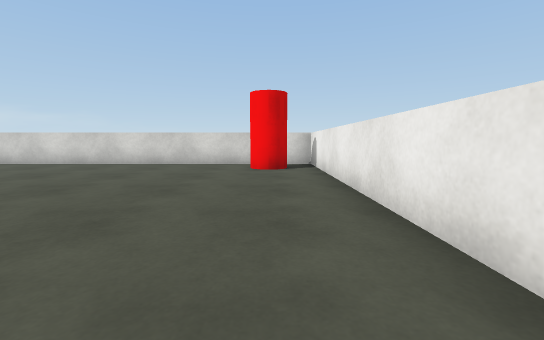
View 1 (above)

16 first-person views from a walk through a 3-D level made in the Unity game engine. The camera is 0.72 m above the floor, tilts 6° down and sees 90° across. The floor is counted in squares, 1 m on a side. Each view is taken from the middle of a square. On the plan, view 1 faces up. The plan holds only what a view shows up to about 9 squares ahead; the rest is blank. The player is left out. Surface patterns are stand-ins for the level's own textures.

View 2
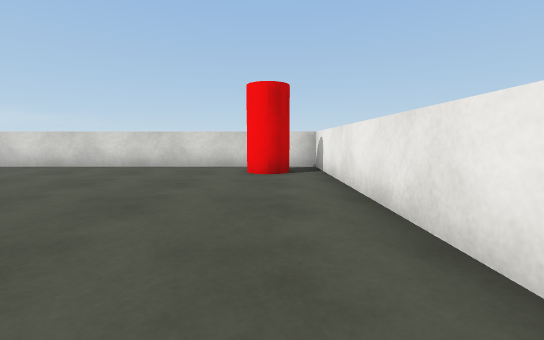

View 3
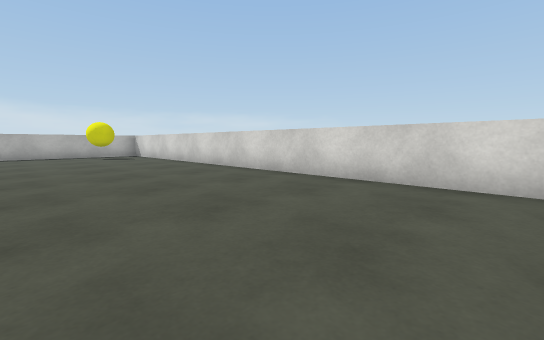

View 4
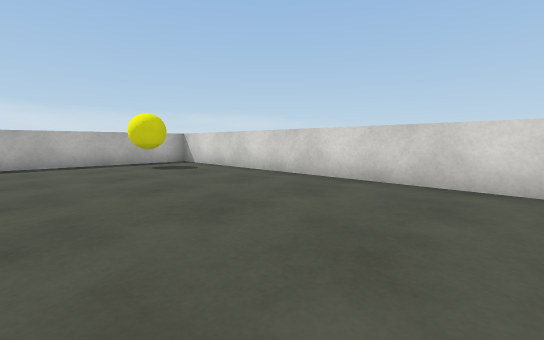

View 5
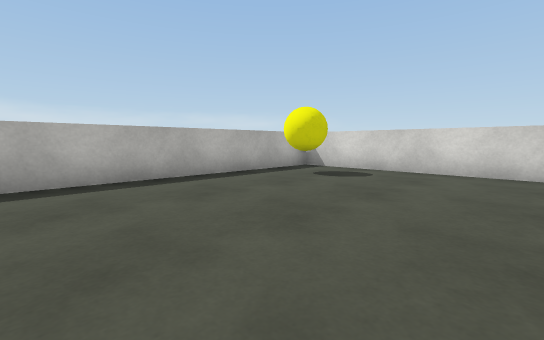

View 6
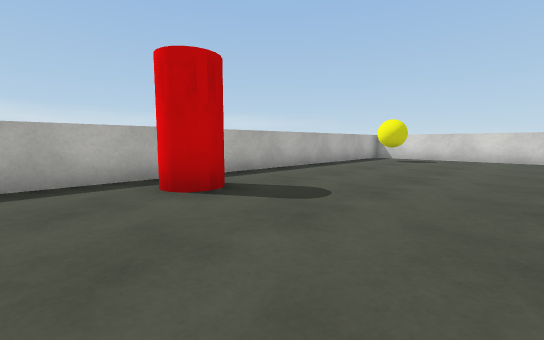

View 7
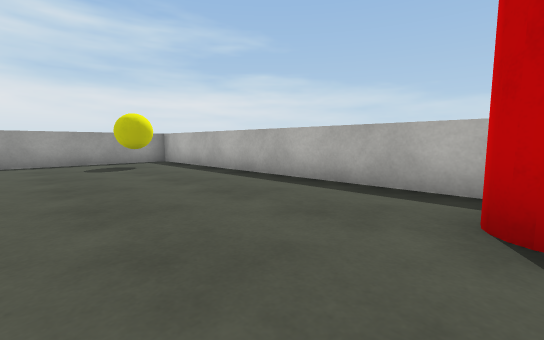

View 8
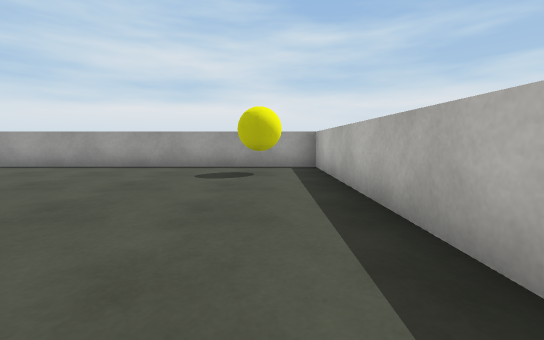

View 9
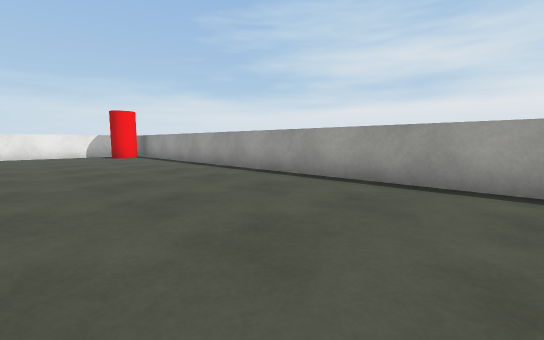

View 10
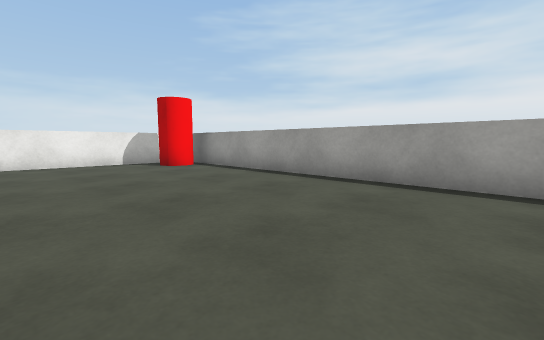

View 11
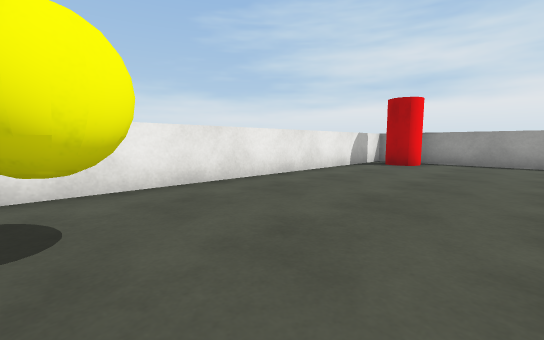

View 12
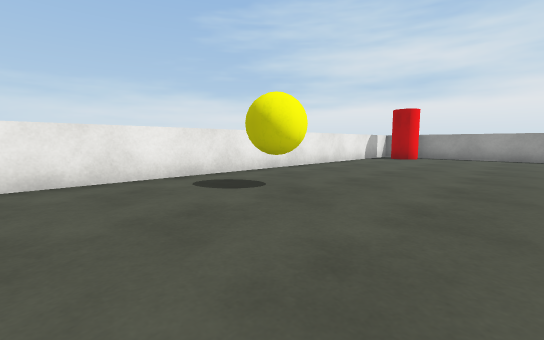

View 13
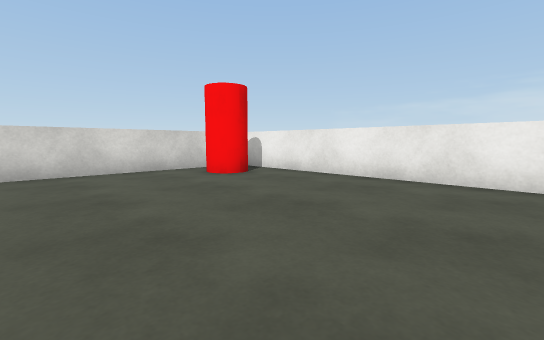

View 14
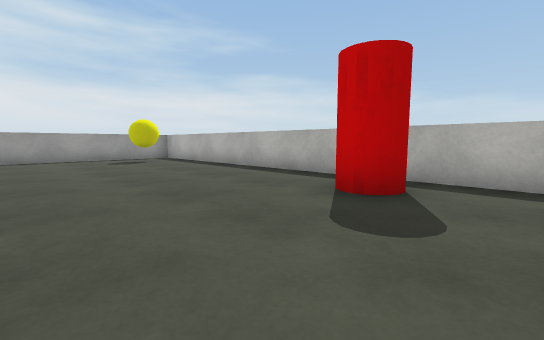

View 15
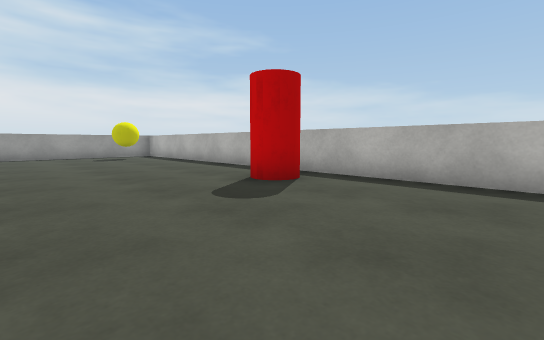

View 16
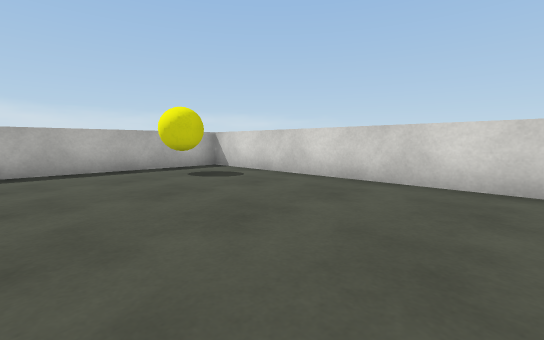

### Floor plan
Key: @ floor where view 1 was taken; # wall or solid block; . floor.
Columns run from 19 left of view 1 to 1 right of it. Each row starts with its distance up from view 1.
  9 #####################
  8 #..................##
  7 #.#................##
  6 #...................#
  5 #...................#
  4 #...................#
  3 #......        .....#
  2 #......        .....#
  1 #......        .....#
  0 #......        ....@#
 -1 #.#....        ...#.#
 -2 #......        .....#
 -3 #......        .....#
 -4 #......        .....#
 -5 #......        .....#
 -6 #...................#
 -7 #...................#
 -8 #...................#
 -9 #.#.................#
-10 #..................##
-11 ####################

Where each view was taken, in squares from view 1:
view 1: 0 up, 0 right, facing up
view 2: 1 up, 0 right, facing up
view 3: 4 up, 4 left, facing up-left
view 4: 4 up, 9 left, facing up-left
view 5: 2 up, 13 left, facing up-left
view 6: 3 down, 13 left, facing up-left
view 7: 1 down, 14 left, facing down-left
view 8: 3 down, 17 left, facing down
view 9: 6 down, 13 left, facing down-right
view 10: 6 down, 8 left, facing down-right
view 11: 1 down, 3 left, facing down-right
view 12: 2 up, 4 left, facing down-right
view 13: 2 up, 4 left, facing up-right
view 14: 1 up, 13 left, facing down-left
view 15: 3 up, 13 left, facing down-left
view 16: 4 up, 11 left, facing up-left
